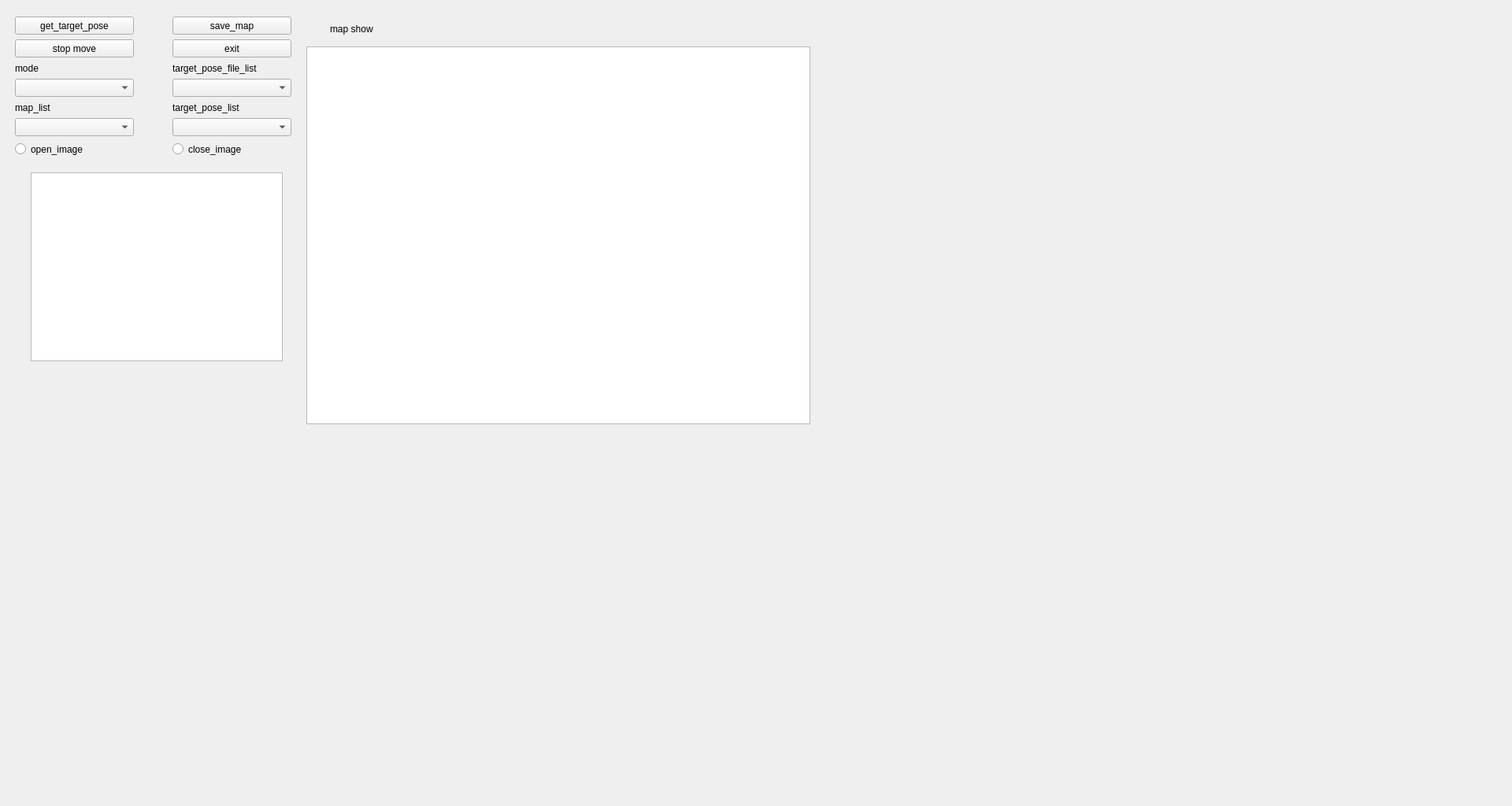
<?xml version="1.0" encoding="UTF-8"?>
<ui version="4.0">
 <class>MainWindowDesign</class>
 <widget class="QMainWindow" name="MainWindowDesign">
  <property name="geometry">
   <rect>
    <x>0</x>
    <y>0</y>
    <width>1920</width>
    <height>1024</height>
   </rect>
  </property>
  <property name="sizePolicy">
   <sizepolicy hsizetype="Fixed" vsizetype="Fixed">
    <horstretch>0</horstretch>
    <verstretch>0</verstretch>
   </sizepolicy>
  </property>
  <property name="windowTitle">
   <string>ROS_UI</string>
  </property>
  <property name="windowIcon">
   <iconset>
    <normaloff>:/images/icon.png</normaloff>:/images/icon.png</iconset>
  </property>
  <property name="locale">
   <locale language="English" country="Australia"/>
  </property>
  <widget class="QWidget" name="centralwidget">
   <layout class="QHBoxLayout">
    <item>
     <widget class="QWidget" name="widget" native="true">
      <property name="enabled">
       <bool>true</bool>
      </property>
      <property name="sizePolicy">
       <sizepolicy hsizetype="Preferred" vsizetype="Preferred">
        <horstretch>3</horstretch>
        <verstretch>0</verstretch>
       </sizepolicy>
      </property>
      <widget class="QComboBox" name="map_list_comboBox">
       <property name="geometry">
        <rect>
         <x>10</x>
         <y>141</y>
         <width>151</width>
         <height>23</height>
        </rect>
       </property>
      </widget>
      <widget class="QComboBox" name="target_pose_list_comboBox">
       <property name="geometry">
        <rect>
         <x>210</x>
         <y>141</y>
         <width>151</width>
         <height>23</height>
        </rect>
       </property>
      </widget>
      <widget class="QComboBox" name="mode_state">
       <property name="geometry">
        <rect>
         <x>10</x>
         <y>91</y>
         <width>151</width>
         <height>23</height>
        </rect>
       </property>
      </widget>
      <widget class="QPushButton" name="exit">
       <property name="geometry">
        <rect>
         <x>210</x>
         <y>41</y>
         <width>151</width>
         <height>23</height>
        </rect>
       </property>
       <property name="text">
        <string>exit</string>
       </property>
      </widget>
      <widget class="QLabel" name="target_pose_file_list">
       <property name="geometry">
        <rect>
         <x>210</x>
         <y>70</y>
         <width>151</width>
         <height>15</height>
        </rect>
       </property>
       <property name="text">
        <string>target_pose_file_list</string>
       </property>
      </widget>
      <widget class="QPushButton" name="get_target_pose">
       <property name="geometry">
        <rect>
         <x>10</x>
         <y>12</y>
         <width>151</width>
         <height>23</height>
        </rect>
       </property>
       <property name="text">
        <string>get_target_pose</string>
       </property>
      </widget>
      <widget class="QPushButton" name="cancel_navigate">
       <property name="geometry">
        <rect>
         <x>10</x>
         <y>41</y>
         <width>151</width>
         <height>23</height>
        </rect>
       </property>
       <property name="text">
        <string>stop move</string>
       </property>
      </widget>
      <widget class="QLabel" name="map_list">
       <property name="geometry">
        <rect>
         <x>10</x>
         <y>120</y>
         <width>151</width>
         <height>15</height>
        </rect>
       </property>
       <property name="text">
        <string>map_list</string>
       </property>
      </widget>
      <widget class="QComboBox" name="target_pose_file_list_comboBox">
       <property name="geometry">
        <rect>
         <x>210</x>
         <y>91</y>
         <width>151</width>
         <height>23</height>
        </rect>
       </property>
      </widget>
      <widget class="QPushButton" name="cancel_load_target_pose">
       <property name="geometry">
        <rect>
         <x>210</x>
         <y>12</y>
         <width>151</width>
         <height>23</height>
        </rect>
       </property>
       <property name="text">
        <string>save_map</string>
       </property>
      </widget>
      <widget class="QGraphicsView" name="cam_image">
       <property name="geometry">
        <rect>
         <x>30</x>
         <y>210</y>
         <width>320</width>
         <height>240</height>
        </rect>
       </property>
       <property name="sizePolicy">
        <sizepolicy hsizetype="Fixed" vsizetype="Fixed">
         <horstretch>0</horstretch>
         <verstretch>0</verstretch>
        </sizepolicy>
       </property>
       <property name="minimumSize">
        <size>
         <width>320</width>
         <height>240</height>
        </size>
       </property>
       <property name="maximumSize">
        <size>
         <width>320</width>
         <height>240</height>
        </size>
       </property>
      </widget>
      <widget class="QGraphicsView" name="map_image">
       <property name="enabled">
        <bool>true</bool>
       </property>
       <property name="geometry">
        <rect>
         <x>380</x>
         <y>50</y>
         <width>640</width>
         <height>480</height>
        </rect>
       </property>
       <property name="sizePolicy">
        <sizepolicy hsizetype="Fixed" vsizetype="Fixed">
         <horstretch>0</horstretch>
         <verstretch>0</verstretch>
        </sizepolicy>
       </property>
       <property name="minimumSize">
        <size>
         <width>640</width>
         <height>480</height>
        </size>
       </property>
       <property name="maximumSize">
        <size>
         <width>640</width>
         <height>480</height>
        </size>
       </property>
       <property name="contextMenuPolicy">
        <enum>Qt::NoContextMenu</enum>
       </property>
      </widget>
      <widget class="QLabel" name="target_pose_list">
       <property name="geometry">
        <rect>
         <x>210</x>
         <y>120</y>
         <width>151</width>
         <height>15</height>
        </rect>
       </property>
       <property name="text">
        <string>target_pose_list</string>
       </property>
      </widget>
      <widget class="QRadioButton" name="radioButton_open">
       <property name="geometry">
        <rect>
         <x>10</x>
         <y>170</y>
         <width>151</width>
         <height>21</height>
        </rect>
       </property>
       <property name="text">
        <string>open_image</string>
       </property>
      </widget>
      <widget class="QRadioButton" name="radioButton_close">
       <property name="geometry">
        <rect>
         <x>210</x>
         <y>170</y>
         <width>151</width>
         <height>21</height>
        </rect>
       </property>
       <property name="text">
        <string>close_image</string>
       </property>
      </widget>
      <widget class="QLabel" name="mode">
       <property name="geometry">
        <rect>
         <x>10</x>
         <y>70</y>
         <width>151</width>
         <height>15</height>
        </rect>
       </property>
       <property name="text">
        <string>mode</string>
       </property>
      </widget>
      <widget class="QLabel" name="mode_2">
       <property name="geometry">
        <rect>
         <x>410</x>
         <y>20</y>
         <width>151</width>
         <height>15</height>
        </rect>
       </property>
       <property name="text">
        <string>map show</string>
       </property>
      </widget>
     </widget>
    </item>
   </layout>
  </widget>
  <action name="action_Quit">
   <property name="text">
    <string>&amp;Quit</string>
   </property>
   <property name="shortcut">
    <string>Ctrl+Q</string>
   </property>
   <property name="shortcutContext">
    <enum>Qt::ApplicationShortcut</enum>
   </property>
  </action>
  <action name="action_Preferences">
   <property name="text">
    <string>&amp;Preferences</string>
   </property>
  </action>
  <action name="actionAbout">
   <property name="text">
    <string>&amp;About</string>
   </property>
  </action>
  <action name="actionAbout_Qt">
   <property name="text">
    <string>About &amp;Qt</string>
   </property>
  </action>
 </widget>
 <resources/>
 <connections>
  <connection>
   <sender>action_Quit</sender>
   <signal>triggered()</signal>
   <receiver>MainWindowDesign</receiver>
   <slot>close()</slot>
   <hints>
    <hint type="sourcelabel">
     <x>-1</x>
     <y>-1</y>
    </hint>
    <hint type="destinationlabel">
     <x>399</x>
     <y>299</y>
    </hint>
   </hints>
  </connection>
 </connections>
</ui>
